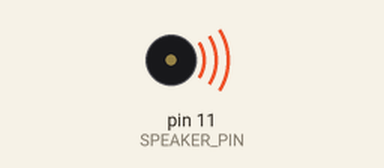
Recording of a sketch running on a simulated Arduino Uno, built with avr-gcc and run on an emulated ATmega328P. On the bench: buzzer (waves = sounding).

Above: at 0.7 s.
At 6.82 s:
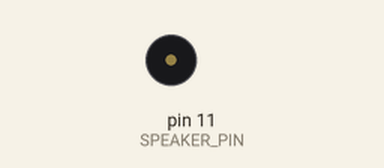
Timing chart, 0 to 9.5 s (numbered marks = the images above):
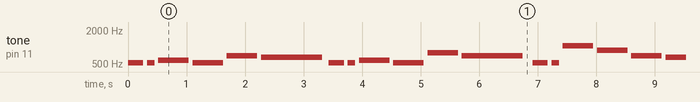

The sketch:

codehappy.ino
```cpp
#define PAUSE 0
// end of custom

#define NOTE_B0  31
#define NOTE_C1  33
#define NOTE_CS1 35
#define NOTE_D1  37
#define NOTE_DS1 39
#define NOTE_E1  41
#define NOTE_F1  44
#define NOTE_FS1 46
#define NOTE_G1  49
#define NOTE_GS1 52
#define NOTE_A1  55
#define NOTE_AS1 58
#define NOTE_B1  62
#define NOTE_C2  65
#define NOTE_CS2 69
#define NOTE_D2  73
#define NOTE_DS2 78
#define NOTE_E2  82
#define NOTE_F2  87
#define NOTE_FS2 93
#define NOTE_G2  98
#define NOTE_GS2 104
#define NOTE_A2  110
#define NOTE_AS2 117
#define NOTE_B2  123
#define NOTE_C3  131
#define NOTE_CS3 139
#define NOTE_D3  147
#define NOTE_DS3 156
#define NOTE_E3  165
#define NOTE_F3  175
#define NOTE_FS3 185
#define NOTE_G3  196
#define NOTE_GS3 208
#define NOTE_A3  220
#define NOTE_AS3 233
#define NOTE_B3  247
#define NOTE_C4  262
#define NOTE_CS4 277
#define NOTE_D4  294
#define NOTE_DS4 311
#define NOTE_E4  330
#define NOTE_F4  349
#define NOTE_FS4 370
#define NOTE_G4  392
#define NOTE_GS4 415
#define NOTE_A4  440
#define NOTE_AS4 466
#define NOTE_B4  494
#define NOTE_C5  523
#define NOTE_CS5 554
#define NOTE_D5  587
#define NOTE_DS5 622
#define NOTE_E5  659
#define NOTE_F5  698
#define NOTE_FS5 740
#define NOTE_G5  784
#define NOTE_GS5 831
#define NOTE_A5  880
#define NOTE_AS5 932
#define NOTE_B5  988
#define NOTE_C6  1047
#define NOTE_CS6 1109
#define NOTE_D6  1175
#define NOTE_DS6 1245
#define NOTE_E6  1319
#define NOTE_F6  1397
#define NOTE_FS6 1480
#define NOTE_G6  1568
#define NOTE_GS6 1661
#define NOTE_A6  1760
#define NOTE_AS6 1865
#define NOTE_B6  1976
#define NOTE_C7  2093
#define NOTE_CS7 2217
#define NOTE_D7  2349
#define NOTE_DS7 2489
#define NOTE_E7  2637
#define NOTE_F7  2794
#define NOTE_FS7 2960
#define NOTE_G7  3136
#define NOTE_GS7 3322
#define NOTE_A7  3520
#define NOTE_AS7 3729
#define NOTE_B7  3951
#define NOTE_C8  4186
#define NOTE_CS8 4435
#define NOTE_D8  4699
#define NOTE_DS8 4978
#include <Wire.h>
// setup hw
int SPEAKER_PIN = 11;
int SPEAKER = SPEAKER_PIN;
#define NUM_OF_NOTES 28
int   NOTE_SEQ[NUM_OF_NOTES] = {
      NOTE_C5, NOTE_C5, NOTE_D5, NOTE_C5, NOTE_F5, NOTE_E5, PAUSE,
      NOTE_C5, NOTE_C5, NOTE_D5, NOTE_C5, NOTE_G5, NOTE_F5, PAUSE,
      NOTE_C5, NOTE_C5, NOTE_C6, NOTE_A5, NOTE_F5, NOTE_E5, NOTE_D5, PAUSE,
      NOTE_AS5, NOTE_AS5, NOTE_A5, NOTE_F5, NOTE_G5, NOTE_F5 };
/*
 * beware that I choosed to reproduce pauses in milliseconds.
 */
int   NOTE_LEN[NUM_OF_NOTES]   = {
      4,2,8,8,8,16,   50,     //50  millis for the first pause
      4,2,8,8,8,16,   100,    //100 millis for the second pause
      4,2,8,8,8,8,16, 150,    //150 millis for the third pause
      4,2,8,8,8,20 };

/*
 * increase or reduce this value if you want to speed up or slow down the song.
 * This won't affect pause duration, which is defined in the array right above
 * and expressed in milliseconds
 */
int   TEMPO = 65;

void playNote(int pitch,int duration) {
    tone( SPEAKER, pitch);
    delay( duration);
    noTone( SPEAKER);
}
// end of the code related to the melody itself

/*
 * arduino's standard setup() and loop() methods section. I had no need to repe
 * at so I put it in setup()
 */

void setup() {

}

void loop() {
   for (int i = 0; i < NUM_OF_NOTES; i++) {
        if ( NOTE_SEQ[i] != PAUSE) {
            playNote( NOTE_SEQ[i], NOTE_LEN[i] * TEMPO);
      // delay after note reproduction following TEMPO variable's diktat
            delay( TEMPO);
        } else {
            // delay if this is a pause. (it will be in millis, check NOTE_LEN)
            delay( NOTE_LEN[i]);
        }

        }
}
```

Measured:
- by itself, tone on pin 11 (SPEAKER_PIN): plays 523 Hz for 0.26 s, 523 Hz for 0.13 s, 587 Hz for 0.52 s, 523 Hz for 0.52 s, 698 Hz for 0.52 s, 659 Hz for 1.0 s … (223 notes in this stretch)
